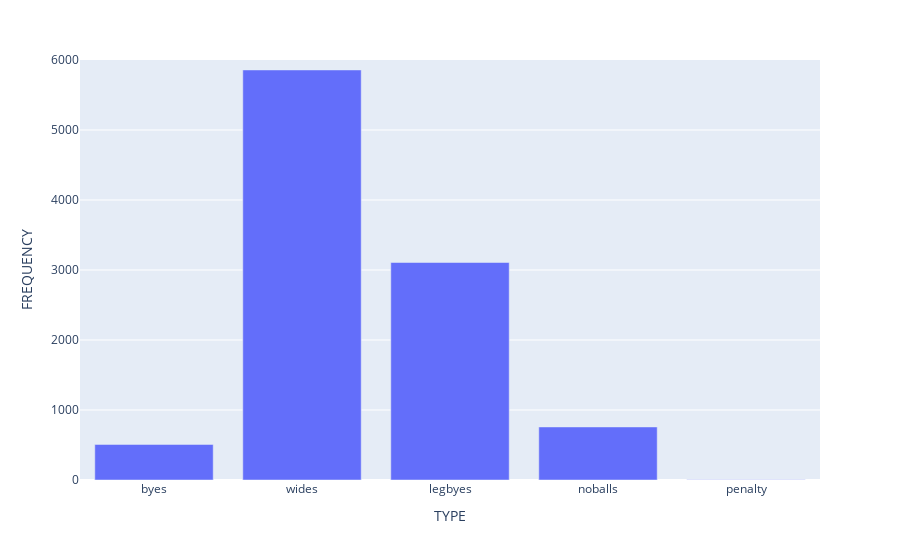

Notebook code for this chart:
### Code cell
extras_data = pd.DataFrame(dict(TYPE = extras.keys(),FREQUENCY = extras.values()))
extras_graph = px.bar(extras_data , x = 'TYPE',y='FREQUENCY')
extras_graph.update_yaxes(range = [0,6000],autorange=False)

### Figure 1 — Plotly figure (JSON) as saved in the notebook; plotly's stock layout.template omitted (floating-point values rounded to 4 significant figures)
{"data": [{"alignmentgroup": "True", "hovertemplate": "TYPE=%{x}<br>FREQUENCY=%{y}<extra></extra>", "legendgroup": "", "marker": {"color": "#636efa", "pattern": {"shape": ""}}, "name": "", "offsetgroup": "", "orientation": "v", "showlegend": false, "textposition": "auto", "type": "bar", "x": [null, "byes", "wides", "legbyes", "noballs", "penalty"], "xaxis": "x", "y": [183235, 508, 5858, 3107, 758, 2], "yaxis": "y"}], "layout": {"autosize": true, "barmode": "relative", "legend": {"tracegroupgap": 0}, "margin": {"t": 60}, "xaxis": {"anchor": "y", "autorange": true, "domain": [0, 1], "range": [-0.5, 4.5], "title": {"text": "TYPE"}, "type": "category"}, "yaxis": {"anchor": "x", "autorange": false, "domain": [0, 1], "range": [0, 6000], "title": {"text": "FREQUENCY"}, "type": "linear"}}}
